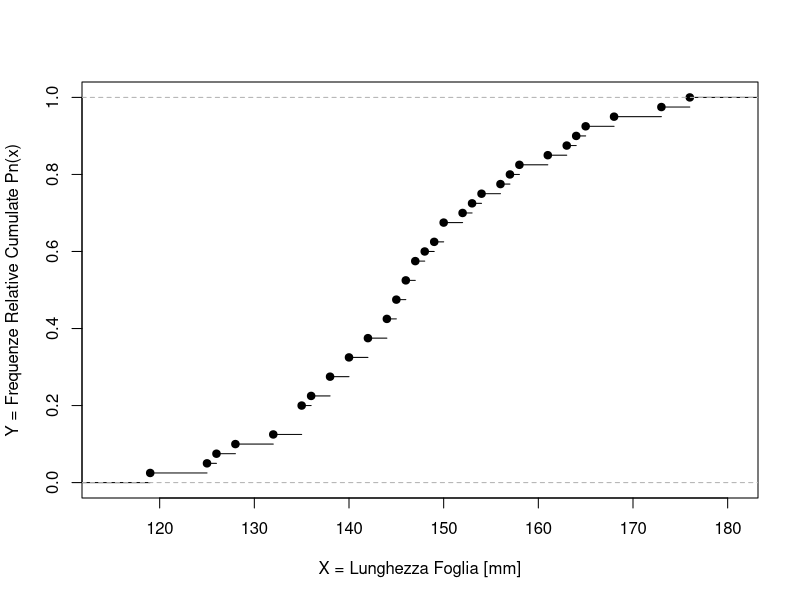
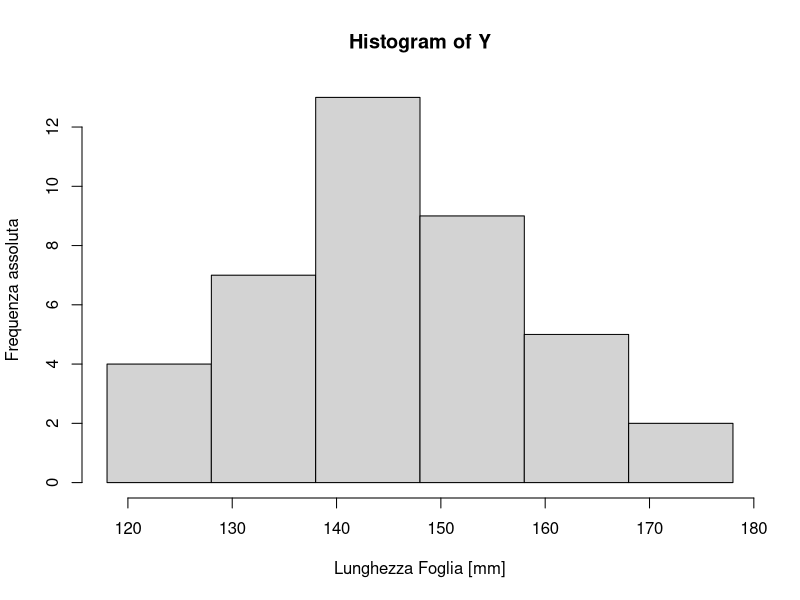
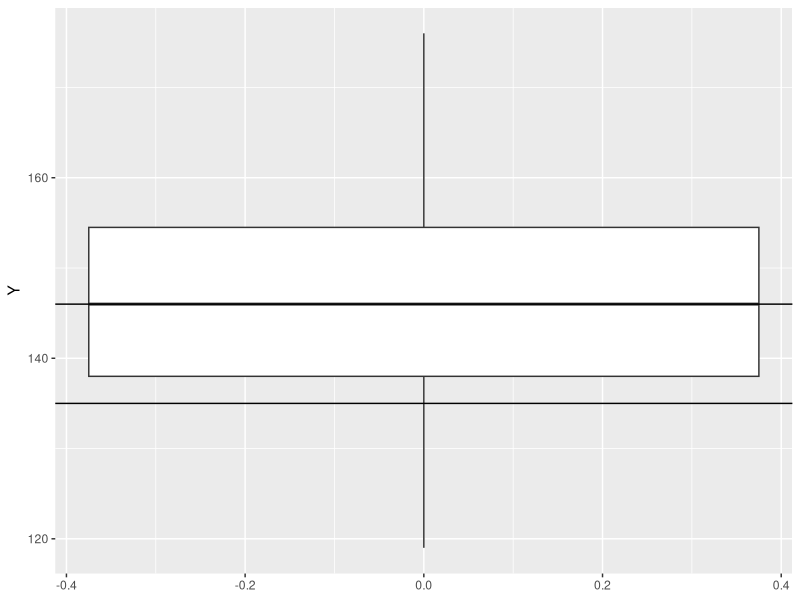
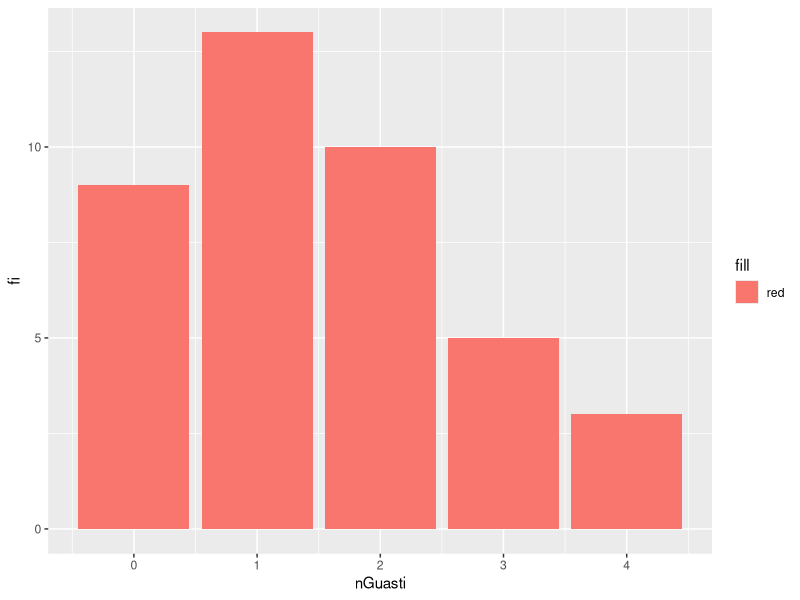
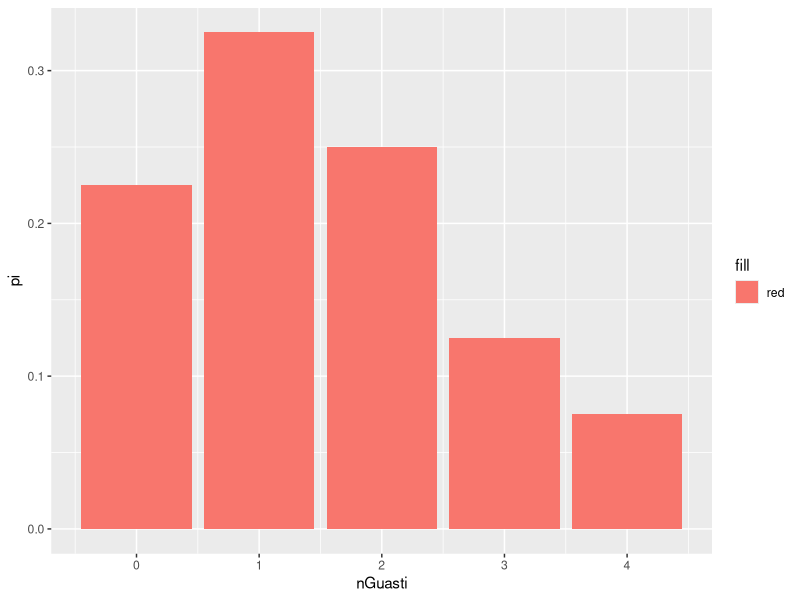
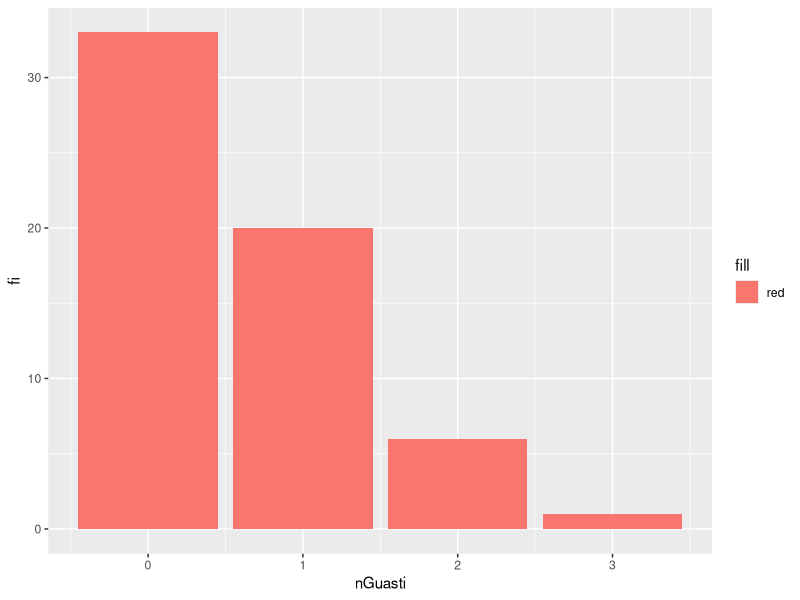
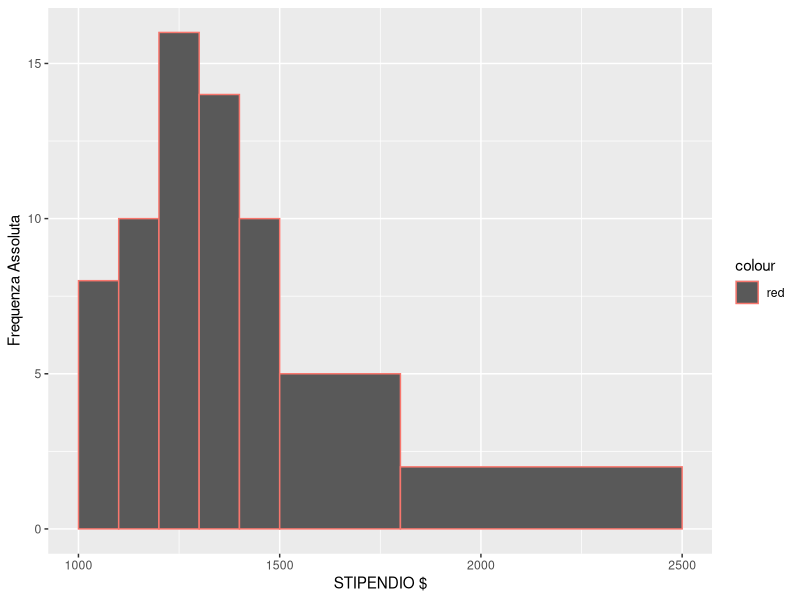
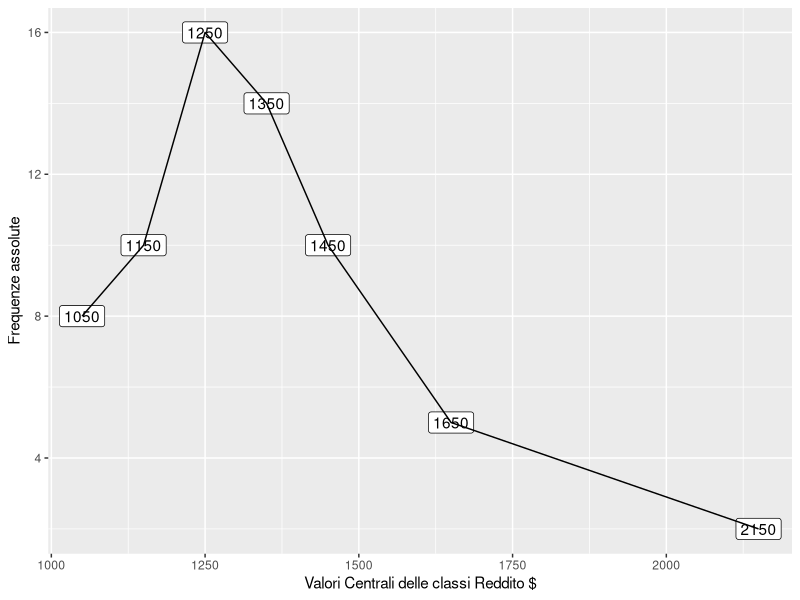

Write the R code that produced these figures, in order.
## ---- chunk 1
library("ggplot2")
## ---- chunk 2
library("dplyr")
library("ggplot2")
## ---- chunk 3
#vettore unidimensionale in quanto vi è un'unica variabile di riferimento
Y = c(138,164,150,132,144,125,149,157,146,158,140,147,136,148,152,144,168,126,138,176,163,119,154,165,146,173,142,147,135,153,140,135,161,145,135,142,150,156,145,128)
(n=length(Y)) #numero di osservazioni totali
# SUPPORTO DI Y
(Sy=unique(Y))
## ---- chunk 4
# frequenze assolute per ogni valore del supporto
Fy = table(Y)
# frequenze relative per ogni valore del supporto
Py = table(Y)/length(Y)

FreqTable = data.frame(table(Y))


data.frame(cumsum(table(Y)))
#frequenze relative cumulate
(FreqRelCum=   data.frame(Y=sort(Sy),Pn=cumsum(table(Y)/length(Y))))
# ecdf() funzione di ripartizione empirica
plot(ecdf(Y),main=" ",xlab="X = Lunghezza Foglia [mm]", ylab="Y = Frequenze Relative Cumulate Pn(x)")

classIntervals=c(118,128,138,148,158,168,178) 

# tabella delle frequenze assolute per le classi di valori
table(cut(Y,classIntervals))
# frequenza assolute cumulate
cumFreqAss = cumsum( 
  table(cut(Y,classIntervals)) 
)


#tabella frequenze relative
table(
  cut(Y , classIntervals )
)/length(Y)
# frequenze relative cumulate
cumsum(
  table(cut(Y,classIntervals))/length(Y)
)


## ---- chunk 5
# crea l'istogramma impostando le basi dell'asse X come le classi definite in precedenza
hist(Y,classIntervals,xlab = "Lunghezza Foglia [mm]",ylab = "Frequenza assoluta")


## ---- chunk 6

## ---- chunk 7
moda = function(v){
  tmp = unique(v)
 Sy[which.max(tabulate(match(v,tmp)) )]
}
(modaY=moda(Y))


## ---- chunk 8
(medianaY = median(Y))

# frequenze relative cumulate
freqRelCum = cumsum(table(Y)/length(Y))



quantile(Y,c(0.25,0.5,0.75))

median(Y) == quantile(Y,0.5)
## ---- chunk 9
ggplot(data.frame(Y)) + geom_boxplot(aes(y=Y)) + geom_hline(yintercept = modaY)  + geom_hline(yintercept = medianaY,aes(color = "blue")) 
## ---- chunk 10
(dimRange = max(Y)-min(Y))
(range = c(min(Y),max(Y)))
## ---- chunk 11
(Scy = quantile(Y,0.75)-quantile(Y,0.25))

FreqRelCum[FreqRelCum$Pn>=0.75,"Y"][1] - FreqRelCum[FreqRelCum$Pn>=0.25,"Y"][1]
## ---- chunk 12
Sy_FIAT = c(0,1,2,3,4)   #Supporto di Y_FIAT , 
Sy_OPEL = c(0,1,2,3)


(FreqFIAT = data.frame(nGuasti = c(0,1,2,3,4), fi = c(9,13,10,5,3)))
# calcola le frequenze relative
(FreqFIAT = FreqFIAT %>% mutate(pi=fi/sum(fi)))

if (sum(FreqFIAT$pi) == 1){
  print("LA SOMMA DELLE FREQUENZE RELATIVE CORRISPONDE AL 100%")
}


ggplot(FreqFIAT) + geom_col(aes(nGuasti,fi,fill="red"))
# I DUE GRAFICI SONO ANALOGHI
ggplot(FreqFIAT) + geom_col(aes(nGuasti,pi,fill="red"))

# funzione per il calcolo delle frequenze cumulate assolute o relative
calcolaFreqCum = function(arr){
  a = c(arr[1])
  for (i in 2:length(arr)){
    a = append(a,arr[i]+a[i-1])
  }
  return (a)
}


## ---- chunk 13
(FreqFIAT = FreqFIAT %>% mutate(Fi=calcolaFreqCum(fi))    )

(FreqFIAT = FreqFIAT %>% mutate(Pi=calcolaFreqCum(pi))    )



FreqOPEL = data.frame(nGuasti = c(0,1,2,3), fi = c(33,20,6,1))
# calcola le frequenze relative
FreqOPEL = FreqOPEL %>% mutate(pi=fi/sum(fi))

if (sum(FreqOPEL$pi) == 1){
  print("LA SOMMA DELLE FREQUENZE RELATIVE CORRISPONDE AL 100%")
}

ggplot(FreqOPEL) + geom_col(aes(nGuasti,fi,fill="red")) 


(FreqOPEL = FreqOPEL  %>% mutate(Fi=calcolaFreqCum(fi))  )

(FreqOPEL = FreqOPEL  %>% mutate(Pi=calcolaFreqCum(pi))  )
## ---- chunk 14
(ModaFIAT = FreqFIAT[FreqFIAT$fi == max(FreqFIAT$fi),"nGuasti" ])

(ModaOPEL = FreqOPEL[FreqOPEL$fi == max(FreqOPEL$fi),"nGuasti" ])
## ---- chunk 15
(MedianaFIAT = FreqFIAT[FreqFIAT$Pi >=0.5 ,"nGuasti" ][1])


(MedianaOPEL = FreqOPEL[FreqOPEL$Pi >=0.5 ,"nGuasti" ][1])
## ---- chunk 16
calcolaMedia = function(valori,frequenze){
  somma =0
    for (i in 1:length(valori)){
      somma = somma + (valori[i]*frequenze[i])
    }
  return (somma)
}

(MediaFIAT = calcolaMedia(FreqFIAT$nGuasti,FreqFIAT$pi))
(MediaOPEL = calcolaMedia(FreqOPEL$nGuasti,FreqOPEL$pi))
## ---- chunk 17
calcolaVarianza = function(valori,frequenze,media){
  somma = 0
  for (i in 1:length(valori)){
    somma = somma + (((valori[i]-media)**2) *frequenze[i])
  }
  return (1/sum(frequenze)*somma)
}

(VarianzaFIAT = calcolaVarianza(FreqFIAT$nGuasti,FreqFIAT$fi,MediaFIAT))


(VarianzaOPEL = calcolaVarianza(FreqOPEL$nGuasti,FreqOPEL$fi,MediaOPEL))
## ---- chunk 18
(sigmaFIAT = VarianzaFIAT**0.5)
(sigmaOPEL = VarianzaOPEL**0.5)

(CV_FIAT = sigmaFIAT / abs(MediaFIAT))
(CV_OPEL = sigmaOPEL / abs(MediaOPEL))
## ---- chunk 19
(FreqTable = data.frame(Low = c(1000,1100,1200,1300,1400,1500,1800),High= c(1100,1200,1300,1400,1500,1800,2500),fi = c(8,10,16,14,10,5,2)))
# calcolo frequenza relativa

(FreqTable = FreqTable %>% mutate(pi = fi/sum(fi)))
if (sum(FreqTable$pi) == 1){
  print("LA SOMMA DELLE FREQUENZE RELATIVE CORRISPONDE AL 100%")
}


(FreqTable = FreqTable %>% mutate(Fi=calcolaFreqCum(fi))    )

(FreqTable = FreqTable %>% mutate(Pi=calcolaFreqCum(pi))    )





ggplot(FreqTable) + geom_col(aes((High+Low)/2,fi,width =(High-Low),color="red")) + labs(x="STIPENDIO $",y="Frequenza Assoluta")



ggplot(FreqTable,aes((High+Low)/2,fi)) + geom_label(aes(label=(High+Low)/2  ))+geom_line()  + labs(x="Valori Centrali delle classi Reddito $",y="Frequenze assolute") 
## ---- chunk 20
(ClasseMediana = FreqTable[FreqTable$Pi >= 0.5,c("Low","High")][1,])
## ---- chunk 21
(Yc = (FreqTable$Low+FreqTable$High)/2)
(MediaClassi = calcolaMedia(Yc,FreqTable$pi))



## ---- chunk 22
(VarianzaClassi= calcolaVarianza(Yc,FreqTable$fi,MediaClassi))
